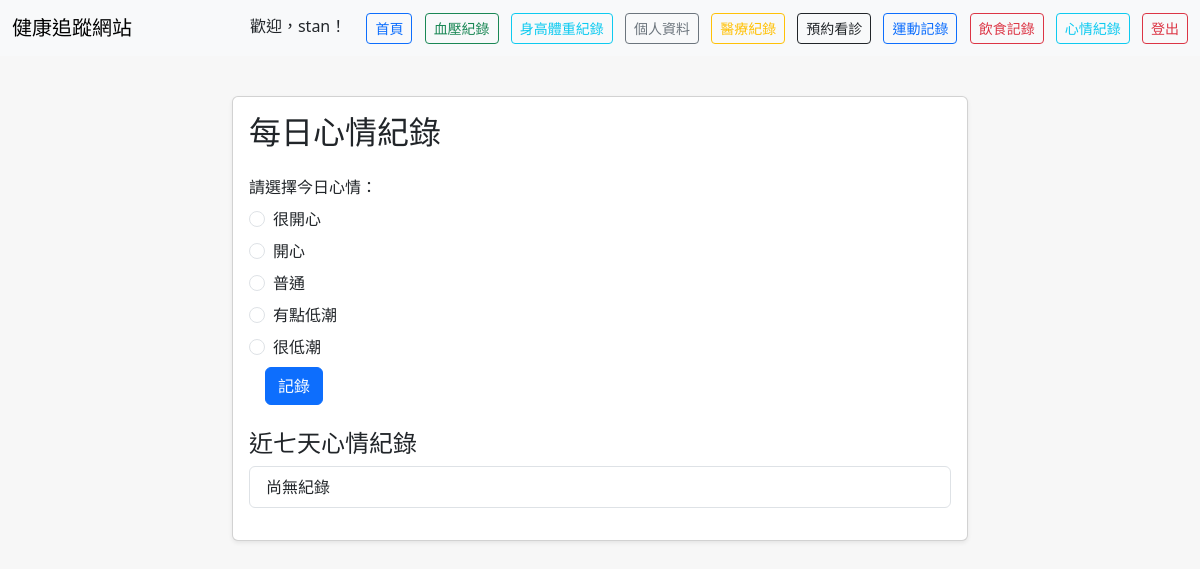
The app's page /mood (signed in), older data.
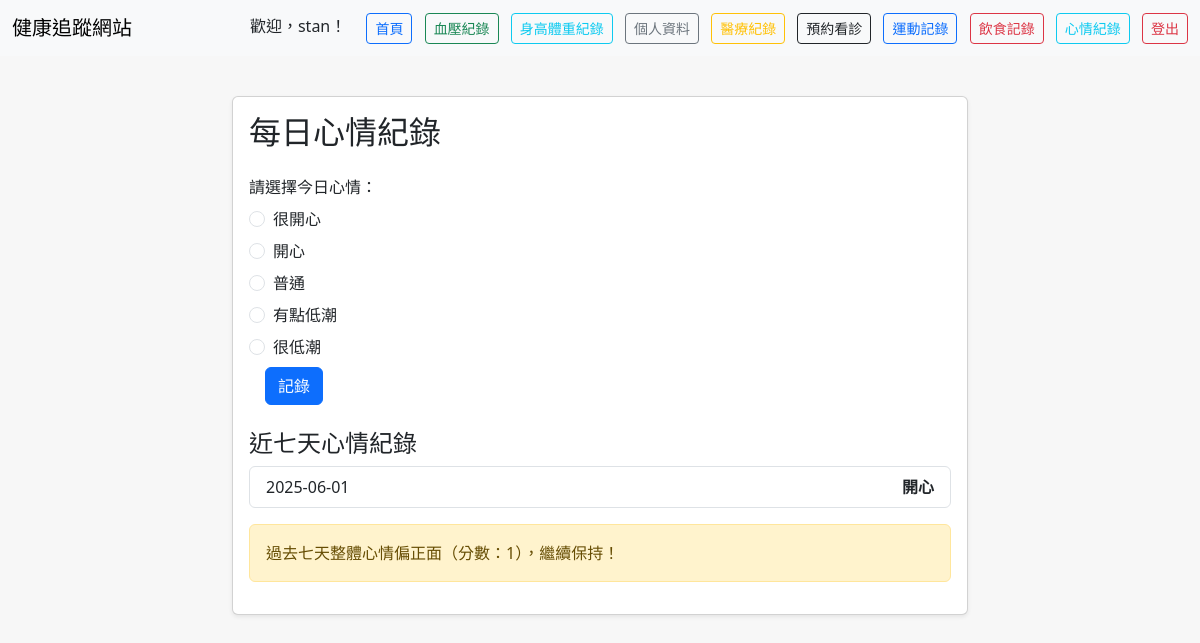
The same page, newer data.
### tables this page shows
CREATE TABLE mood_records (
            id INTEGER PRIMARY KEY AUTOINCREMENT,
            user_id INTEGER,
            mood TEXT,
            mood_date TEXT,
            created_at TIMESTAMP DEFAULT CURRENT_TIMESTAMP,
            FOREIGN KEY(user_id) REFERENCES users(id)
        );

### app.py (the view)
@app.route('/mood', methods=['GET', 'POST'])
def mood():
    user = get_current_user()
    if not user:
        return redirect(url_for('login'))
    mood_repo = MoodRepository(DB_PATH)
    today_mood = mood_repo.get_today_mood(user['id'])
    message = None
    if request.method == 'POST' and not today_mood:
        mood_value = request.form['mood']
        mood_repo.add_mood(user['id'], mood_value)
        flash('今日心情已記錄')
        return redirect(url_for('mood'))
    last_7 = mood_repo.get_last_7_days(user['id'])
    mood_score = {
        'very_happy': 2,
        'happy': 1,
        'neutral': 0,
        'a_bit_down': -1,
        'very_down': -2
    }
    total = sum(mood_score.get(r['mood'], 0) for r in last_7)
    if len(last_7) > 0:
        if total > 0:
            message = f"過去七天整體心情偏正面（分數：{total}），繼續保持！"
        elif total < 0:
            message = f"過去七天整體心情偏低潮（分數：{total}），多多關心自己喔！"
        else:
            message = "過去七天心情起伏平均，記得多做讓自己開心的事！"
    else:
        message = None
    mood_text_map = {
        'very_happy': '很開心',
        'happy': '開心',
        'neutral': '普通',
        'a_bit_down': '有點低潮',
        'very_down': '很低潮'
    }
    return render_template('mood.html',
                         today_mood=today_mood,
                         last_7=last_7,
                         message=message,
                         username=user['username'],
                         mood_text_map=mood_text_map)

### app.py (called while the page is built)
def get_current_user():
    username = session.get('username')
    if not username:
        return None
    auth_service = get_auth_service()
    user = auth_service.get_user_by_username(username)
    if user:
        return {
            'id': user.id,
            'username': user.username,
            'password': user.password,
            'email': user.email,
            'gender': user.gender,
            'birthday': user.birthday,
            'created_at': user.created_at
        }
    return None

### di_container.py (called while the page is built)
def get_container() -> DIContainer:
    if _container is None:
        raise RuntimeError("Container not initialized. Call initialize_container() first.")
    return _container

def get_auth_service():
    return get_container().get_auth_service()

    def get_auth_service(self):
        return self._services['auth']

### services/authentication_service.py (called while the page is built)
    def get_user_by_username(self, username: str) -> Optional[User]:
        try:
            return self.user_repository.get_user_by_username(username)
        except Exception as e:
            print(f"Error getting user by username: {e}")
            return None

### templates/mood.html (shortened to what this page needs)
<!DOCTYPE html>
<html lang="zh-Hant">
<head>
    <link href="https://cdn.jsdelivr.net/npm/bootstrap@5.3.2/dist/css/bootstrap.min.css" rel="stylesheet">
</head>
<body>
    <nav class="navbar navbar-expand-lg navbar-light bg-light mb-4">
      <div class="container-fluid">
        <span class="navbar-brand">健康追蹤網站</span>
        <div>
          <span class="me-3">歡迎，{{ username }}！</span>
          <a class="btn btn-outline-primary btn-sm me-2" href="{{ url_for('index') }}">首頁</a>
          <a class="btn btn-outline-success btn-sm me-2" href="{{ url_for('blood_pressure') }}">血壓紀錄</a>
          <a class="btn btn-outline-info btn-sm me-2" href="{{ url_for('height_weight') }}">身高體重紀錄</a>
          <a class="btn btn-outline-secondary btn-sm me-2" href="{{ url_for('profile') }}">個人資料</a>
          <a class="btn btn-outline-warning btn-sm me-2" href="{{ url_for('medical_records') }}">醫療紀錄</a>
          <a class="btn btn-outline-dark btn-sm me-2" href="{{ url_for('appointments') }}">預約看診</a>
          <a class="btn btn-outline-primary btn-sm me-2" href="{{ url_for('exercise') }}">運動記錄</a>
          <a class="btn btn-outline-danger btn-sm me-2" href="{{ url_for('diet') }}">飲食記錄</a>
          <a class="btn btn-outline-info btn-sm me-2" href="{{ url_for('mood') }}">心情紀錄</a>
          <a class="btn btn-outline-danger btn-sm" href="{{ url_for('logout') }}">登出</a>
        </div>
      </div>
    </nav>
    <div class="container">
      <div class="row justify-content-center">
        <div class="col-md-8">
          <div class="card shadow-sm mb-4">
            <div class="card-body">
              <h2 class="card-title mb-4">每日心情紀錄</h2>
              {% if today_mood %}
                <div class="alert alert-info mb-3">今日已記錄：<strong>{{ mood_text_map.get(today_mood.mood, today_mood.mood) }}</strong></div>
              {% else %}
                <form method="post" class="mb-3">
                  <label class="form-label">請選擇今日心情：</label>
                  <div class="form-check mb-2">
                    <input class="form-check-input" type="radio" name="mood" id="very_happy" value="very_happy" required>
                    <label class="form-check-label" for="very_happy">很開心</label>
                  </div>
                  <div class="form-check mb-2">
                    <input class="form-check-input" type="radio" name="mood" id="happy" value="happy" required>
                    <label class="form-check-label" for="happy">開心</label>
                  </div>
                  <div class="form-check mb-2">
                    <input class="form-check-input" type="radio" name="mood" id="neutral" value="neutral" required>
                    <label class="form-check-label" for="neutral">普通</label>
                  </div>
                  <div class="form-check mb-2">
                    <input class="form-check-input" type="radio" name="mood" id="a_bit_down" value="a_bit_down" required>
                    <label class="form-check-label" for="a_bit_down">有點低潮</label>
                  </div>
                  <div class="form-check mb-2">
                    <input class="form-check-input" type="radio" name="mood" id="very_down" value="very_down" required>
                    <label class="form-check-label" for="very_down">很低潮</label>
                  </div>
                  <button type="submit" class="btn btn-primary ms-3">記錄</button>
                </form>
              {% endif %}
              <h4 class="mt-4">近七天心情紀錄</h4>
              <ul class="list-group mb-3">
                {% for r in last_7 %}
                  <li class="list-group-item d-flex justify-content-between align-items-center">
                    <span>{{ r.mood_date }}</span>
                    <span class="fw-bold">{{ mood_text_map.get(r.mood, r.mood) }}</span>
                  </li>
                {% else %}
                  <li class="list-group-item">尚無紀錄</li>
                {% endfor %}
              </ul>
              {% if message %}
                <div class="alert alert-warning">{{ message }}</div>
              {% endif %}
            </div>
          </div>
        </div>
      </div>
    </div>
</body>
</html>

Row changes from the older to the newer data that the page shows:
added mood_records: mood_date "2025-06-01", get "開心"
Text that changed along with them:
{{ message }}: (not shown) → "過去七天整體心情偏正面（分數：1），繼續保持！"
text no longer shown: "尚無紀錄"
